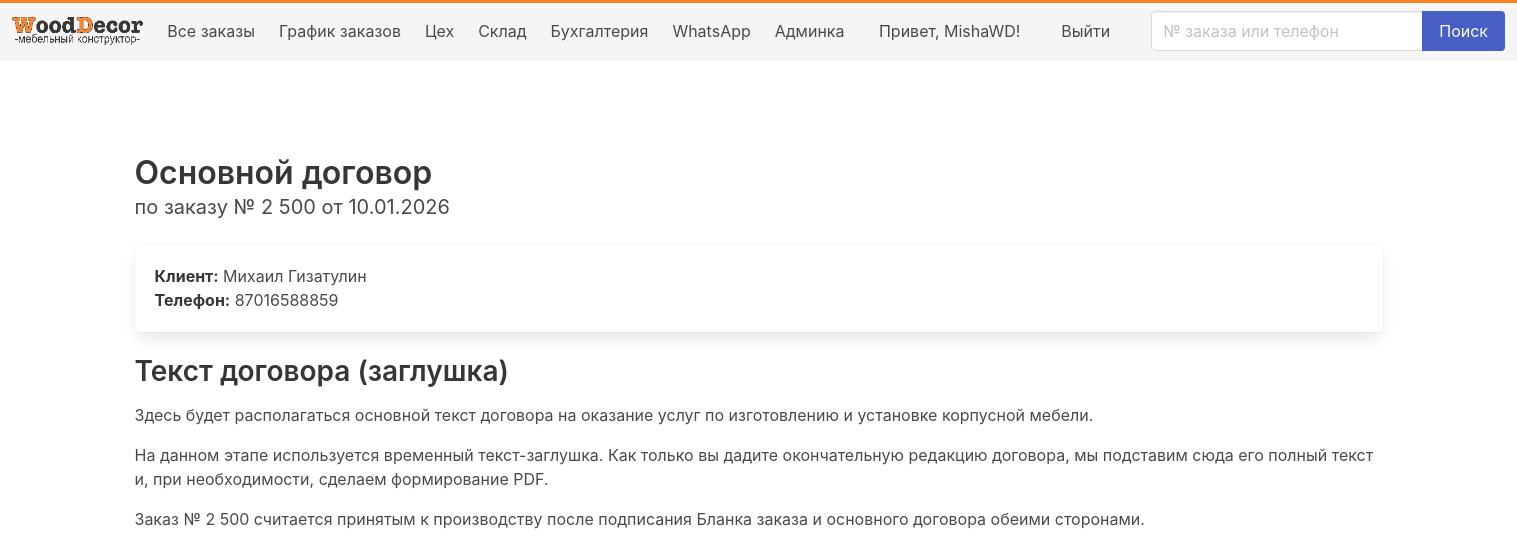
Screenshot of /orders/96/main-contract/ (signed in) with the database file from the repository.
### core/models.py (models this page shows, shortened)
class Order(models.Model):
    STATUS_NEW      = "new"
    STATUS_CALC     = "calc"
    STATUS_PAYMENT  = "payment"
    STATUS_WAREHOUSE= "warehouse"
    STATUS_WORK     = "work"
    contract_signed_at = models.DateField(null=True, blank=True, db_index=True)
    chart_note = models.TextField(blank=True, default="")
    main_contract_signed = models.BooleanField(default=False)
    main_contract_signed_by = models.ForeignKey(
        settings.AUTH_USER_MODEL,
        null=True, blank=True,
        on_delete=models.SET_NULL,
        related_name="signed_main_contracts",
    )
    STATUS_TECH_CHOICES = [
        ("—", "—"),
        ("Ожидает", "Ожидает"),
        ("Корректировка", "Корректировка"),
        ("СТОП", "СТОП"),
        ("Выдан в ЦЕХ", "Выдан в ЦЕХ"),
    ]
    STATUS_PROD_CHOICES = [
        ("—", "—"),
        ("Ожидает", "Ожидает"),
        ("ВЫДАН", "ВЫДАН"),
        ("СТОП", "СТОП"),
        ("ГОТОВО", "ГОТОВО"),
    ]
    status_tech = models.CharField(max_length=32, choices=STATUS_TECH_CHOICES, default="—")
    status_workshop = models.CharField(max_length=32, choices=STATUS_PROD_CHOICES, default="—")  # ЛДСП/Цех
    status_paint = models.CharField(max_length=32, choices=STATUS_PROD_CHOICES, default="—")
    status_film = models.CharField(max_length=32, choices=STATUS_PROD_CHOICES, default="—")
    STATUS_CHOICES = [
        (STATUS_NEW,       "Новый"),
        (STATUS_CALC,      "Расчёт"),
        (STATUS_PAYMENT,   "Закуп"),
        (STATUS_WAREHOUSE, "Договор"),
        (STATUS_WORK,      "В работе"),
    ]
    status = models.CharField(
        "Статус",
        max_length=20,
        choices=STATUS_CHOICES,
        default=STATUS_NEW,
    )
    contract_blank_generated = models.BooleanField(
        default=False,
        verbose_name="Бланк договора сформирован (PDF)"
    )
    created_date = models.DateField("Дата создания", default=timezone.localdate, editable=False)
    order_number = models.PositiveIntegerField("Номер заказа", unique=True, editable=False)
    customer_name = models.CharField("Клиент", max_length=200)
    phone = models.CharField("Телефон", max_length=20)
    last_name = models.CharField("Фамилия", max_length=150, blank=True)
    iin = models.CharField("ИИН", max_length=12, blank=True)
    has_whatsapp = models.BooleanField("Есть WhatsApp", default=True)
    whatsapp_phone = models.CharField("Телефон WhatsApp", max_length=20, blank=True)
    item = models.CharField("Изделие", max_length=200, blank=True, default="")
    quantity = models.PositiveIntegerField("Кол-во", default=1)
    price = models.DecimalField("Цена за единицу", max_digits=12, decimal_places=2, default=0)
    due_date = models.DateField("Срок готовности", null=True, blank=True)
    created_at = models.DateTimeField("Создан", auto_now_add=True)
    created_by = models.ForeignKey(User, on_delete=models.SET_NULL, null=True, blank=True, verbose_name="Кем создан")

### core/views.py (the view)
@group_required("Бухгалтер", "Дизайнер_1", "Дизайнер_2")
@login_required
def main_contract_view(request, pk):
    order = get_object_or_404(Order, pk=pk)
    if not (request.user.is_staff or getattr(order, "created_by_id", None) == request.user.id):
        return HttpResponseForbidden("Нет доступа")
    context = {
        "order": order,
        "today": timezone.localdate(),
    }
    return render(request, "orders/main_contract.html", context)

### core/templatetags/user_groups.py (called while the page is built)
@register.filter(name='has_group')
def has_group(user, group_name):
    try:
        return user.is_authenticated and (user.is_superuser or user.is_staff or user.groups.filter(name=group_name).exists())
    except Exception:
        return False

### core/views.py (called while the page is built)
def in_group(user, group_names):
    return user.is_authenticated and (getattr(user, 'is_superuser', False) or user.groups.filter(name__in=group_names).exists())

def group_required(*group_names):
    return user_passes_test(lambda u: in_group(u, group_names))

### core/templates/orders/main_contract.html (shortened to what this page needs)
{% extends "base.html" %}
{% block content %}
<section class="section">
  <div class="container">
    <h1 class="title">Основной договор</h1>
    <p class="subtitle">
      по заказу № {{ order.order_number }} от {{ order.created_date|date:"d.m.Y" }}
    </p>
    <div class="box">
      <p><strong>Клиент:</strong> {{ order.customer_name }} {{ order.last_name }}</p>
      <p><strong>Телефон:</strong> {{ order.phone }}</p>
    </div>
    <div class="content">
      <h2>Текст договора (заглушка)</h2>
      <p>
        Здесь будет располагаться основной текст договора на оказание услуг по
        изготовлению и установке корпусной мебели.
      </p>
      <p>
        На данном этапе используется временный текст-заглушка. Как только вы дадите
        окончательную редакцию договора, мы подставим сюда его полный текст и,
        при необходимости, сделаем формирование PDF.
      </p>
      <p>
        Заказ № {{ order.order_number }} считается принятым к производству после
        подписания Бланка заказа и основного договора обеими сторонами.
      </p>
    </div>
  </div>
</section>
{% endblock %}

### core/templates/base.html (shortened to what this page needs)
{% load user_groups %}
{% load static %}
<!doctype html>
<html lang="ru">
<head>
    <link rel="stylesheet" href="https://cdn.jsdelivr.net/npm/bulma@0.9.4/css/bulma.min.css">
</head>
<body>
    <nav class="navbar is-light has-shadow" style="border-top: 3px solid #F58220;" role="navigation">
        <div class="navbar-brand">
            <a class="navbar-item" href="{% url 'orders_all' %}"><img src="{% static 'img/company_logo_20250903104444.png' %}?v=20250903104444" alt="WoodDecor" style="height:48px;"></a>
        </div>
        <div class="navbar-menu">
    <div class="navbar-start">
      {% if user.is_authenticated %}
        {% if user|has_group:"ACCESS_ORDERS" %}
          <a class="navbar-item" href="{% url 'orders_all' %}">Все заказы</a>
        {% endif %}
        {% if user|has_group:"ACCESS_CHART" %}
          <a class="navbar-item" href="{% url 'orders_chart' %}">График заказов</a>
        {% endif %}
        {% if user|has_group:"ACCESS_WORKSHOP" %}
          <a class="navbar-item" href="{% url 'workshop' %}">Цех</a>
		  <a class="navbar-item" href="{% url 'warehouse' %}">Склад</a>
        {% endif %}
		{% if user|has_group:"ACCESS_ACCOUNTING" %}
          <a class="navbar-item" href="{% url 'accounting' %}">Бухгалтерия</a>
        {% endif %}
		{% if request.user.is_staff %}
          <a class="navbar-item" href="{% url 'whatsapp_dashboard' %}">WhatsApp</a>
        {% endif %}
        {% if user|has_group:"ACCESS_ADMIN" %}
          <a class="navbar-item" href="/admin/">Админка</a>
        {% endif %}
      {% endif %}
    </div>
            <div class="navbar-end">
                {% if user.is_authenticated %}
                <div class="navbar-item">Привет, {{ user.username }}!</div>
                <div class="navbar-item"><form method="post" action="{% url 'logout' %}">{% csrf_token %}<button class="button is-light" type="submit">Выйти</button></form></div>
                {% else %}
                <div class="navbar-item"><a class="button is-primary" href="{% url 'login' %}">Войти</a></div>
                {% endif %}
            </div>
        </div>
<form class="navbar-item" method="get" action="{% url 'orders_all' %}">
  <div class="field has-addons">
    <div class="control">
      <input class="input" type="text" name="q" placeholder="№ заказа или телефон" value="{{ request.GET.q }}">
    </div>
    <div class="control">
      <button class="button is-link" type="submit">Поиск</button>
    </div>
  </div>
</form>
</nav>
    <section class="section">
        <div class="container">
{% block content %}{% endblock %}
        </div>
    </section>
</body>
</html>

### rows the page displays
Order: order_number "2 500", created_date "10.01.2026", customer_name "Михаил", last_name "Гизатулин", phone "87016588859"

### other values shown
{{ user.username }} "MishaWD"
